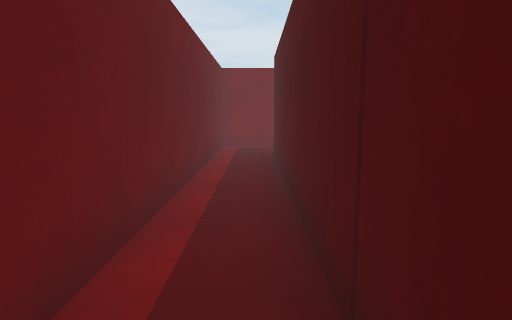
view 1 (above)

17 first-person views from a walk through a scene from a Unity 3-D project. The camera is 1.3 m above the floor, tilts 8° down and sees 75° across. The floor is counted in squares, 1 m on a side. Each view is taken from the middle of a square. On the plan, view 1 faces up. The plan holds only what a view shows up to about 14 squares ahead; the rest is blank. The player is left out.

view 2
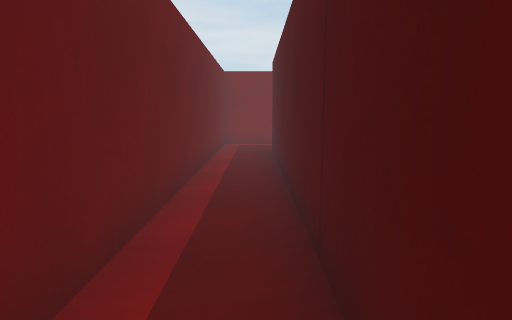

view 3
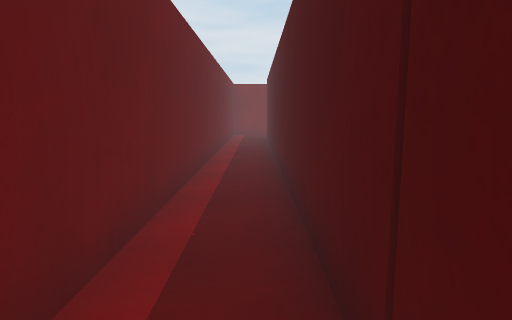

view 4
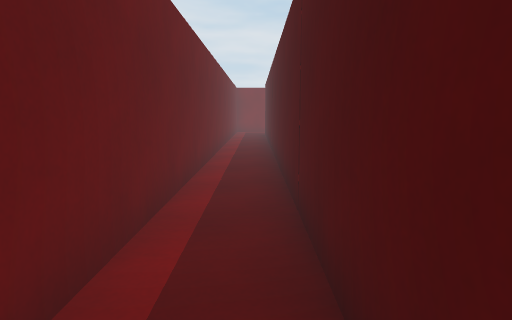

view 5
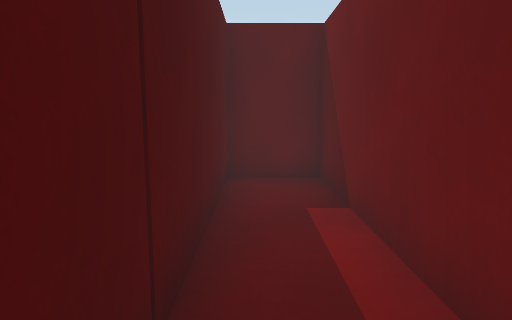

view 6
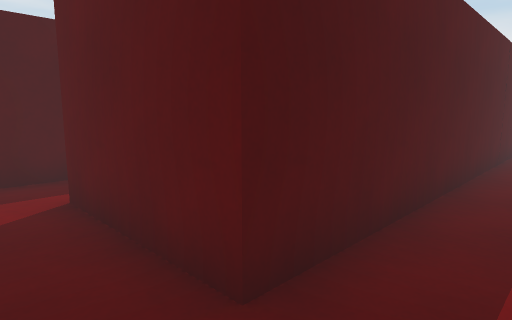

view 7
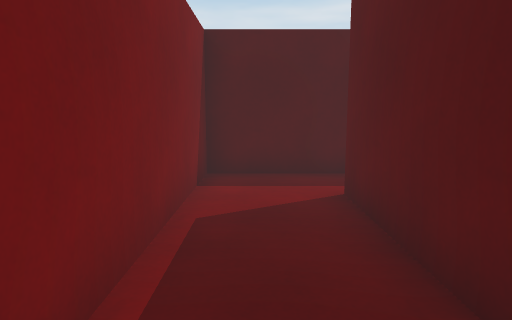

view 8
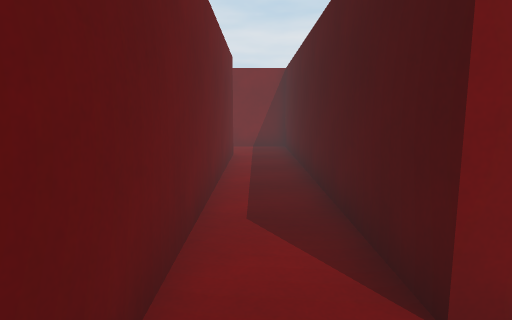

view 9
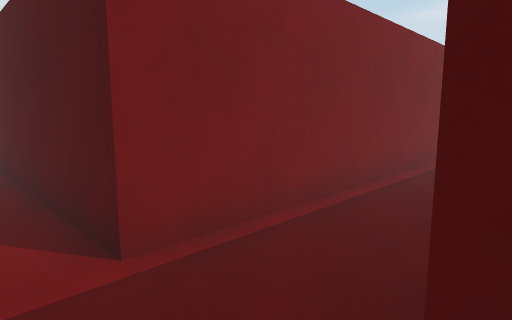

view 10
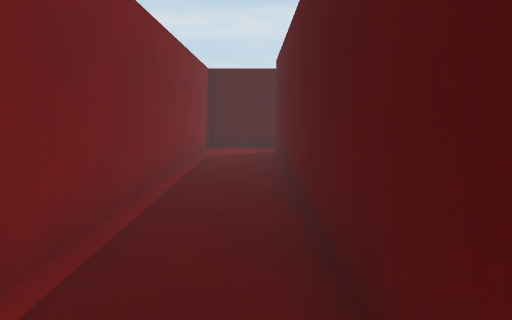

view 11
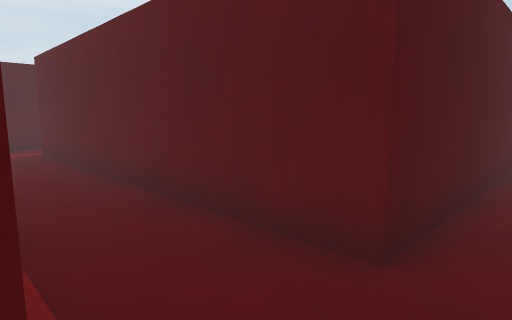

view 12
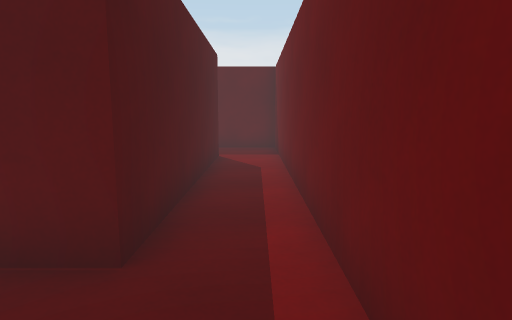

view 13
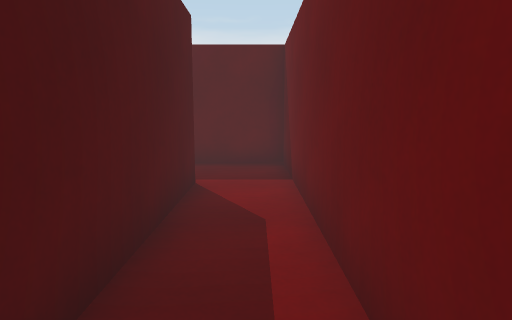

view 14
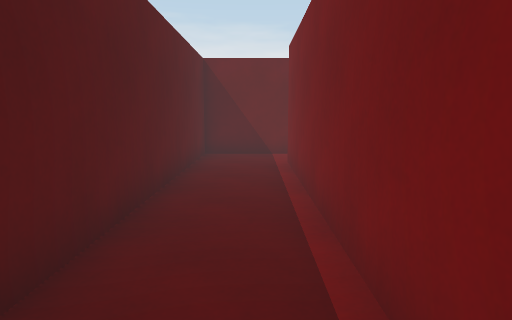

view 15
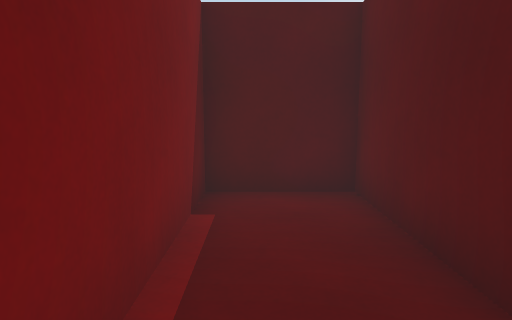

view 16
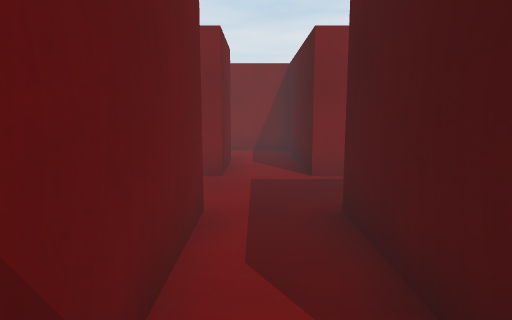

view 17
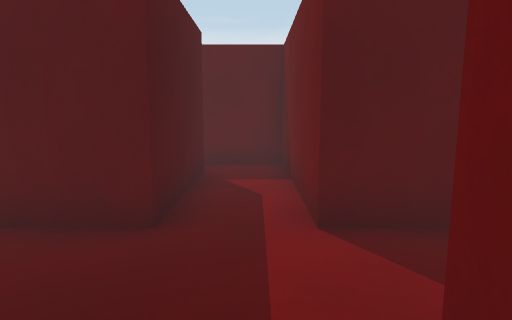

### Floor plan
Points are (right, up) in squares from view 1. A wall is a line through its corners. A room is listed if a view was taken in it or the views show most of it. See-through windows are left out.
Room 1 (views 1, 2, 3, 4, 5, 6, 7, 11, 12)
walls: (6.1, 1.8) (6.1, 13.1) (-1.3, 13.1) (-1.3, -10.7) (0.6, -10.7) (0.6, 10.6) (4.3, 10.6) (4.3, 1.4)
ways out: opening at (5, 2) to room 2
Room 2 (views 8, 9, 10, 13, 17)
walls: (4.3, 1.4) (4.3, -8.5); (19.2, -3.2) (19.2, 1.8) (6.1, 1.8); (6.1, -8.2) (6.1, -0.7) (17.3, -0.7) (17.3, -3.2)
ways out: opening at (5, 2) to room 1; opening at (5, -8) to room 3; opening at (18, -3)
Room 3 (views 14, 15)
walls: (4.3, -8.5) (4.3, -10.7) (15.4, -10.7) (15.4, -8.2) (6.1, -8.2)
ways out: opening at (5, -8) to room 2
Room 4 (view 16)
walls: (17.3, -9.4) (17.3, -10.7) (19.4, -10.7)
ways out: opening at (18, -9)

Where each view was taken, in squares from view 1:
view 1: 0 up, 0 right, facing up
view 2: 1 down, 0 right, facing up
view 3: 7 down, 0 right, facing up
view 4: 10 down, 0 right, facing up
view 5: 4 down, 0 right, facing down
view 6: 12 up, 1 left, facing down-right
view 7: 12 up, 1 left, facing right
view 8: 0 up, 5 right, facing up
view 9: 1 down, 5 right, facing up-right
view 10: 0 up, 6 right, facing right
view 11: 2 up, 5 right, facing down-right
view 12: 2 up, 5 right, facing down
view 13: 2 down, 5 right, facing down
view 14: 9 down, 15 right, facing left
view 15: 9 down, 10 right, facing right
view 16: 10 down, 18 right, facing up
view 17: 2 down, 18 right, facing down
